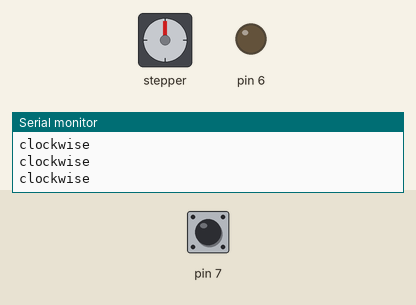
A sketch run on a simulated Arduino Uno, built with avr-gcc and run on an emulated ATmega328P. Shown: stepper motor, output pins drawn as LEDs (lit = HIGH), the last lines printed to the serial monitor. Dashed ring = blinking. The inputs (shaded band) are chosen by the test bench; at power-on: pin 7 LOW. Stepper angles assume 90 steps per turn.

Above: at 1.2 s.
1.3 s: pin 7 driven HIGH
At 1.61 s:
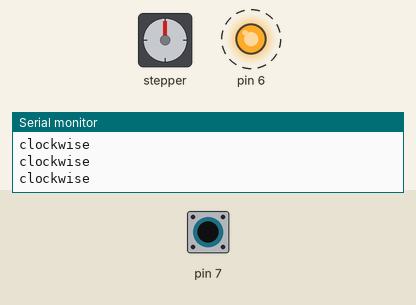
4.3 s: pin 7 driven LOW
At 7.27 s:
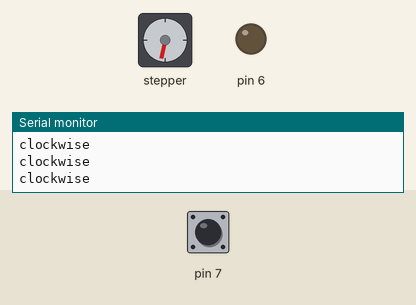
7.3 s: pin 7 pulsed HIGH 2 times (0.12 s each, 0.3 s apart)
At 7.84 s:
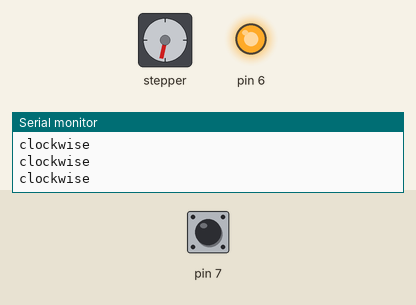
10.3 s: pin 7 driven HIGH
At 11.2 s:
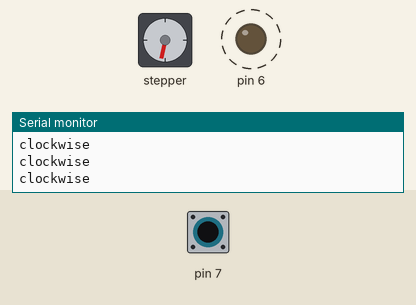
13.3 s: pin 7 driven LOW
At 13.68 s:
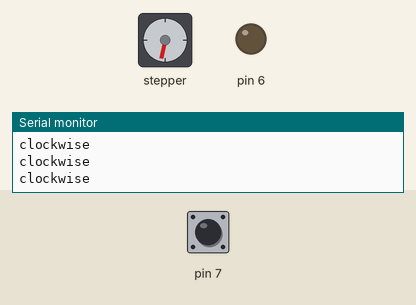
16.3 s: pin 7 pulsed HIGH 5 times (0.12 s each, 0.3 s apart)
At 68.19 s:
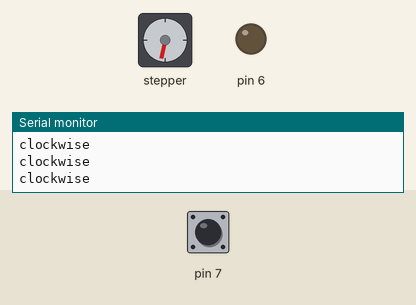
Timing chart, 0 to 68.3 s (numbered marks = the images above; inputs shaded):
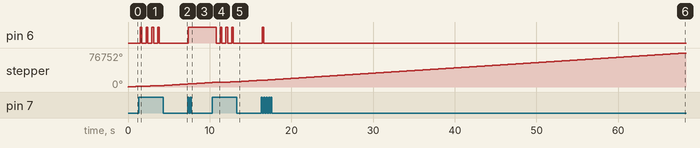

Measured:
- after the input at 1.3 s, pin 6: alternates HIGH for 0.20 s and LOW for 0.50 s, starting after 0.21 s
- after the input at 4.3 s, pin 6: stops changing and stays LOW
- after the input at 7.3 s, pin 6: LOW → HIGH after 0.05 s
- after the input at 10.3 s, pin 6: alternates HIGH for 0.20 s and LOW for 0.50 s, starting after 0.48 s
- after the input at 13.3 s, pin 6: stops changing and stays LOW
- after the input at 16.3 s, pin 6: LOW → HIGH after 0.12 s, → LOW 0.20 s later

The sketch:

MotorKnob.ino
```cpp
#include <Stepper.h>
const int stepsPerRevolution = 90;
Stepper myStepper(stepsPerRevolution, 8, 9, 10, 11);

void setup(){
  pinMode(6, OUTPUT);
  pinMode(7, INPUT);
myStepper.setSpeed(200);
Serial.begin(9600);
}

void loop() {
  if(digitalRead(7) == HIGH){
    digitalWrite(6, HIGH);
    myDelay(200);
  }
  if(digitalRead(7) == HIGH){
    digitalWrite(6, LOW);
    myDelay(200);
  }
  otherLoop();
}

void otherLoop() {
    Serial.println("clockwise");
   myStepper.step(stepsPerRevolution);
}
void myDelay(int del) {
  unsigned long myPrevMillis = millis();
  while (millis()- myPrevMillis <= del);
}
```
